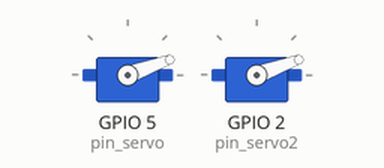
Simulated run of this sketch. Board: ESP32. Parts: 2 × servo.

Above: at 0.05 s.
At 6.0 s:
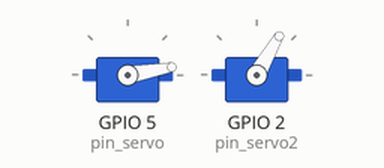
At 8.95 s:
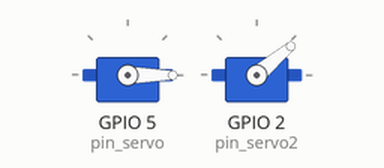
Timing chart, 0 to 13.0 s (numbered marks = the images above):
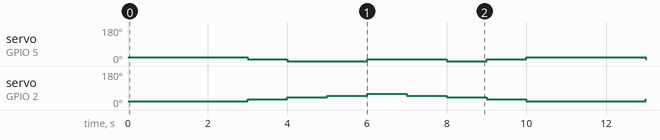

Measured:
- by itself, servo on GPIO 5 (pin_servo): repeats every 10.0 s: 0° 2.0 s, 10° 2.0 s, 0° 1.0 s, 10° 1.0 s, 20° 3.0 s, 10° 1.0 s
- by itself, servo on GPIO 2 (pin_servo2): repeats every 10.0 s: 40° 1.0 s, 50° 1.0 s, 60° 1.0 s, 50° 1.0 s, 40° 1.0 s, 30° 1.0 s, 20° 3.0 s, 30° 1.0 s

The sketch:

test-sequence-2.ino
```cpp
/*
 Controler la position d'un servomoteur à l'aide d'un potentiomètre
 Traduction en français, ajout de variables de configuration
 Code original de BARRAGAN <http://barraganstudio.com>
 et Scott Fitzgerald http://www.arduino.cc/en/Tutorial/Knob

 www.projetsdiy.fr - 19/02/2016
 public domain

*/

#include <ESP32Servo.h>


Servo myservo;      // création de l'objet myservo
Servo myservo2;      // création de l'objet myservo

//int potpin = 35; // Entrée analogique sur lequel est connecté le potentiomètre si vous utilisé un ESP32 remplacez le 0 par 35
//int potpin2 = 34;
//int val;            // Variable contenant la valeur courante du potentiomètre
//int val2;
int pin_servo = 5;       // Pin 6 sur lequel est branché le servo sur l'Arduino si vous utilisez un ESP32 ou un ESP8266 remplacez le 6 par 4
int pin_servo2 = 2;
//bool angle_actuel = true;// Envoi sur le port série la position courante du servomoteur


void setup() {
  Serial.begin(9600);       // Ouvre le port série
  while(!Serial){;}
  myservo.attach(pin_servo);// attache le servo au pin spécifié sur l'objet myservo
  myservo2.attach(pin_servo2);// attache le servo au pin spécifié sur l'objet myservo

}

void loop() {
//  val = analogRead(potpin);            // Lit la valeur actuelle du potentiomètre (valeur comprise entre 0 et 1023)
//  val2 = analogRead(potpin2);
//  //val = map(val, 0, 1023, 0, 180);     // Mise à l'échelle pour renvoyer la position entre 0 et 180°
////Si vous utilisez un ESP32:
//  val = map(val, 0, 4095, 0, 180);
//  val2 = map(val2, 0, 4095, 0, 180);

  myservo.write(20);
  myservo2.write(20);
  delay(3000);

  myservo.write(10);
  myservo2.write(30);
  delay(1000);

  myservo.write(0);
  myservo2.write(40);
  delay(1000);

  myservo2.write(50);
  delay(1000);

  myservo.write(10);
  myservo2.write(60);
  delay(1000);

  myservo2.write(50);
  delay(1000);

  myservo.write(0);
  myservo2.write(40);
  delay(1000);

  myservo.write(10);
  myservo2.write(30);
  delay(1000);


//  myservo.write(10);
//  myservo2.write(10);
//  delay(1000);
//
//  myservo.write(0);
//  myservo2.write(0);
//  delay(1000);

}
```
